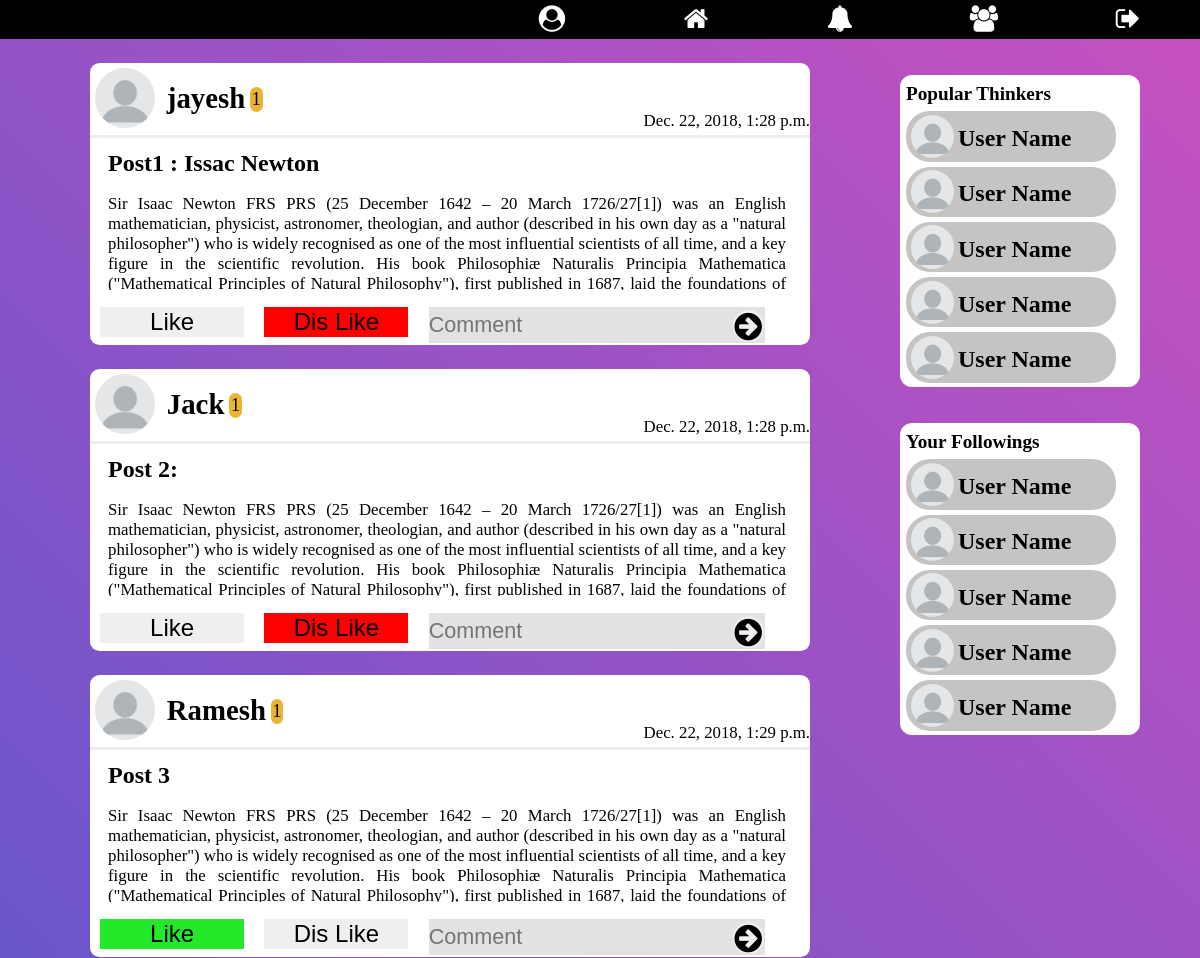
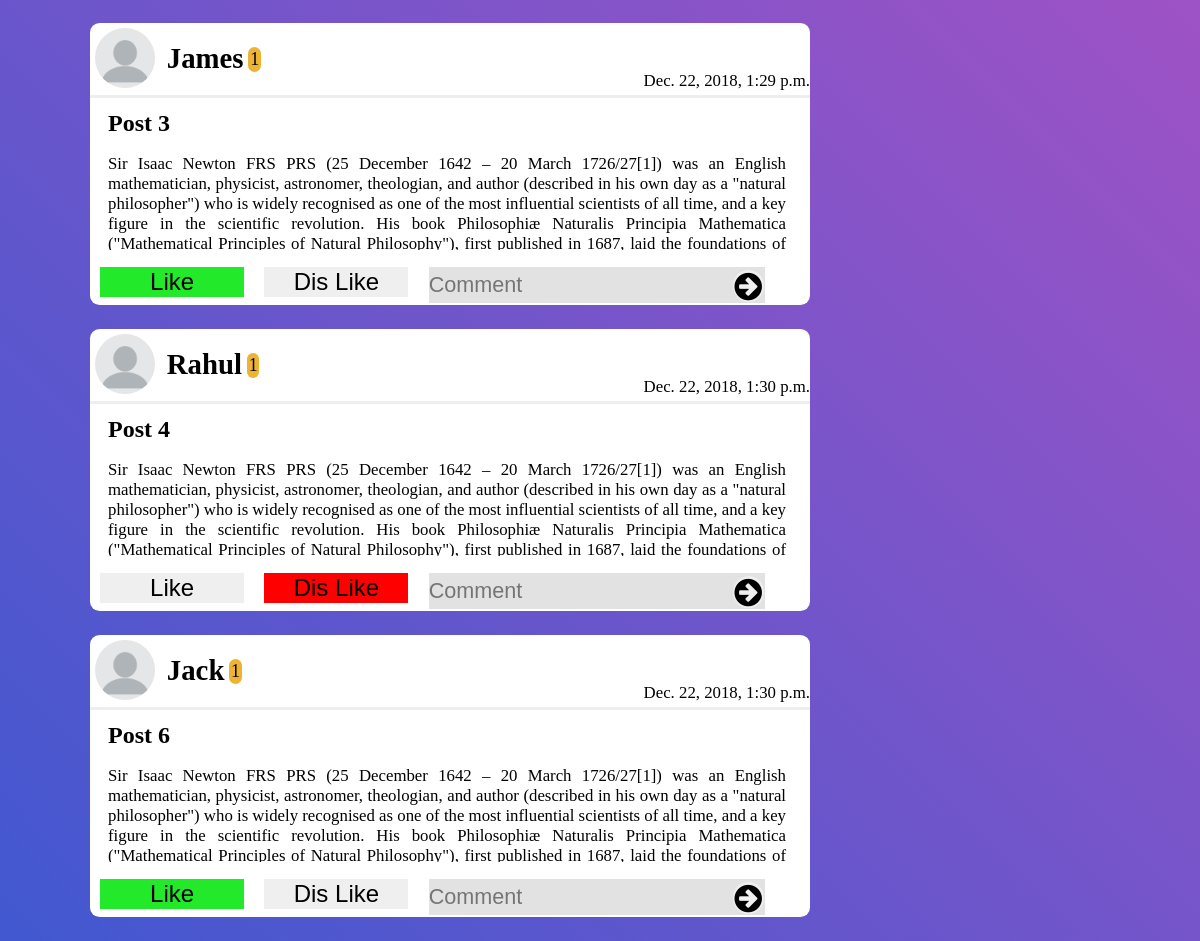
/ (signed in), run on the app's committed database (2 pictures, top to bottom).
### home/models.py (models this page shows, shortened)
class Posts(models.Model):
    title = models.CharField(max_length=250, blank=False)
    content = models.TextField(max_length=15000,
                               help_text="Write Your thought here...")
    creation_time = models.DateTimeField(auto_now_add=True, editable=False)
    likes = models.ManyToManyField(User, blank=True, related_name='likes')
    dis_likes = models.ManyToManyField(User, blank=True,
                                       related_name='dis_likes')
    image = models.ImageField(blank=True,
                              help_text="Use Image for Impowring your Thought")
    last_modified = models.DateTimeField(auto_now=True, editable=False)
    user_profile = models.ForeignKey(Profile, on_delete=models.CASCADE)
    trending_ratio = models.IntegerField(default=1)

### signup/models.py (models this page shows)
class Profile(models.Model):
    user = models.OneToOneField(User, on_delete=models.CASCADE)
    gender = models.CharField(max_length=10, blank=True)
    city = models.CharField(max_length=30, blank=True)
    date_of_birth = models.DateField(null=True, blank=True)
    level = models.IntegerField(default=1, editable=False)
    def __str__(self):
        return str(self.user)

### home/views.py (the view)
# urls.py: 2. Add a URL to urlpatterns:  path('', views.home, name='home')
def home(request):
    template = loader.get_template('home.html')
    all_posts = Posts.objects.all()
    context = {
        'all_posts': all_posts,
    }
    return HttpResponse(template.render(context, request))

### home/templates/home.html (shortened to what this page needs)
{% extends 'base.html' %}
{% block content %}
    {% load static %}
    <link rel="stylesheet" href="{% static 'home/stylehome.css' %}">
    {% if user.is_authenticated %}
    <div class="panel">
      <div class="posts-container">
        {% for post in all_posts %}
          <div class="posts" id="post-{{ post.id }}">
            <div class="post-header">
              <img src="{% static 'home/images/default-profile.png'%}" class="profile-pic" alt="" />
              <h3 class="user-name">{{ post.user_profile }}</h3><span class="level">{{ post.user_profile.level }}</span>
              <span class="date">{{ post.creation_time }}</span>
            </div>
            <h2 class="thought-title">{{ post.title }}</h2>
            <p class="content" id="{{ post.id }}" onclick="showWholeContent({{ post.id }})">
              {{ post.content }}
            </p>
            <div class="post-footer">
              {% include 'like_section.html' %}
              {% include 'dis_like_section.html' %}
              <form action="target" class="comment-form">
                <input type="text" name="comment" placeholder="Comment">
                <button type="submit" class="btn comment-submit">
                  <i class="fa fa-arrow-circle-right fa-lg"></i>
                </button>
              </form>
            </div>
          </div>
        {% endfor %}
      </div>
      <div class="following-container">
        <div class="following-box">
          <h3 class="box-header">Popular Thinkers</h3>
          <a href="#">
            <div class="following">
              <img src="{% static 'home/images/default-profile.png'%}" alt="" class="following-profile">
              <h3 class="user-name-profile">User Name</h3>
            </div>
          </a>
          <a href="#">
            <div class="following">
              <img src="{% static 'home/images/default-profile.png'%}" alt="" class="following-profile">
              <h3 class="user-name-profile">User Name</h3>
            </div>
          </a>
          <a href="#">
            <div class="following">
              <img src="{% static 'home/images/default-profile.png'%}" alt="" class="following-profile">
              <h3 class="user-name-profile">User Name</h3>
            </div>
          </a>
          <a href="#">
            <div class="following">
              <img src="{% static 'home/images/default-profile.png'%}" alt="" class="following-profile">
              <h3 class="user-name-profile">User Name</h3>
            </div>
          </a>
          <a href="#">
            <div class="following">
              <img src="{% static 'home/images/default-profile.png'%}" alt="" class="following-profile">
              <h3 class="user-name-profile">User Name</h3>
            </div>
          </a>
        </div>
        <div class="mathch-box">
          <h3 class="box-header">Your Followings</h3>
          <a href="#">
            <div class="following">
              <img src="{% static 'home/images/default-profile.png'%}" alt="" class="following-profile">
              <h3 class="user-name-profile">User Name</h3>
            </div>
          </a>
          <a href="#">
            <div class="following">
              <img src="{% static 'home/images/default-profile.png'%}" alt="" class="following-profile">
              <h3 class="user-name-profile">User Name</h3>
            </div>
          </a>
          <a href="#">
            <div class="following">
              <img src="{% static 'home/images/default-profile.png'%}" alt="" class="following-profile">
              <h3 class="user-name-profile">User Name</h3>
            </div>
          </a>
          <a href="#">
            <div class="following">
              <img src="{% static 'home/images/default-profile.png'%}" alt="" class="following-profile">
              <h3 class="user-name-profile">User Name</h3>
            </div>
          </a>
          <a href="#">
            <div class="following">
              <img src="{% static 'home/images/default-profile.png'%}" alt="" class="following-profile">
              <h3 class="user-name-profile">User Name</h3>
            </div>
          </a>
        </div>
      </div>
    </div>
    {% else %}
      <h2>You are not logged In. Click <a href="{% url 'login' %}">here</a> to login to Toob</h2>
    {% endif %}
{% endblock %}

### templates/base.html (shortened to what this page needs)
<!doctype html>
<html lang="en">
<head>
    {% load static %}
    <link rel="stylesheet" href="{% static 'basestyle.css'%}">
    <link rel="stylesheet" type="text/css" href="{% static 'toob/fonts/font-awesome-4.7.0/css/font-awesome.min.css' %}">
</head>
<body>
      <header>
        <ul class="mainMenu" id="menu">
          <a href="#"><li class="menuItem" id="profile"><span class="fa fa-user-circle"></span><span class="tooltiptext" id="profile-tooltip">Profile</span></li></a>
          <a href="{% url 'home' %}"><li class="menuItem" id="home"><span class="fa fa-home"></span><span class="tooltiptext" id="home-tooltip">Home</span></li></a>
          <a href="#"><li class="menuItem" id="bell"><span class="fa fa-bell"><span class="tooltiptext" id="bell-tooltip">Notification</span></li></a>
          <a href="#"><li class="menuItem" id="community"><span class="fa fa-users"><span class="tooltiptext" id="users-tooltip">Explore</span></li></a>
          <a href="{% url 'logout' %}"><li class="menuItem" id="logout"><span class="fa fa-sign-out"><span class="tooltiptext" id="sign-out-tooltip">Logout</span></li></a>
        </ul>
      </header>
    {% block content %}
    {% endblock %}
</body>
</html>

### templates/like_section.html (shortened to what this page needs)
<form id="like-form{{ post.id }}">
  <button type="submit" id="{{ post.id }}btn" name="like" value="{{ post.id }}" class="btn upvote">Like</button>
</form>

### templates/dis_like_section.html (shortened to what this page needs)
<form id="dis_like-form{{ post.id }}">
  <button type="submit" id="{{ post.id }}btn2" name="like" value="{{ post.id }}" class="btn upvote">Dis Like</button>
</form>

### static/basestyle.css (style rules this page uses)
body { margin: 0px; padding: 0px; background: linear-gradient(-135deg, #c850c0, #4158d0); }
header { height: auto; background-color: #000000; }
.mainMenu { display: flex; margin: 0px; padding: 0px; justify-content: flex-end; }
.menuItem { display: inline-block; width: 10vw; text-align: center; margin: 4px 1vw 4px 1vw; list-style-type: none; font-size: 2.2vw; color: #ffffff; }
#profile { align-self: flex-start }
a { text-decoration: none; color: inherit; width: inherit; height: inherit; }

### home/static/home/stylehome.css (style rules this page uses)
.panel { display: flex; justify-content: center; height: auto; }
.posts-container { flex: 3; }
.posts { margin-left: auto; margin-right: auto; margin-top: 2vw; margin-bottom: 2vw; width: 60vw; height: auto; background-color: #fff; border-radius: 0.8vw; }
.post-header { display: flex; justify-content: flex-start; border-bottom: inset; }
.profile-pic { margin: 0.4vw 0 0 0.4vw; border-radius: 50%; height: 5vw; width: 5vw; }
.user-name { margin: 1.6vw 0 0 1vw; padding: 0; font-size: 2.4vw; }
.level { background-color: rgb(236, 179, 53); border-radius: 2vw; padding: 0.15vw; margin-left: 0.4vw; height: 1.8vw; font-size: 1.5vw; text-align: center; position: relative; top : 2vw; }
.date { margin-top: 4vw; margin-left: auto; height: 2vw; font-size: 1.4vw; }
.thought-title { margin: 1vw 0 0 1.5vw; font-size: 2vw; }
.content { margin-left: 1.5vw; text-align: justify; padding-right: 2vw; font-size: 1.4vw; height: 8vw; overflow-y: hidden; }
.post-footer { width: inherit; height: 2.6vw; background-color: #fff; height: auto; display: flex; justify-content: space-around; border-radius: 2vw; padding-bottom: 0.2vw; }
.btn { border-style: none; height: inherit; width: 12vw; font-size: 2vw; }
.comment-form { display: inline; height: inherit; }
input[name="comment"] { border: none; background-color: rgb(227, 226, 226); height: 3vw; width: 28vw; padding: 0; font-size: 1.8vw; }
.comment-submit { padding: 0px; border-radius: 50%; width: 2.6vw; height: 2.6vw; position: relative; right: 3vw; top: 0.2vw; }
.following-container { flex: 1; }
.following-box { margin: 3vw 3vw 0 0; border-radius: 1vw; background-color: rgb(255, 255, 255); padding: 0.5vw; width: 19vw; height: 25vw; overflow-y:auto; border: none; }
.box-header { margin-top: 0.2vw; margin-bottom: 0.5vw; font-size: 1.6vw; }
.following { margin: 0.4vw 0 0.4vw 0; width: 17.5vw; height: 4.2vw; background-color: rgb(198, 196, 194); border-radius: 2vw; }
.following-profile { margin: 0.3vw 0 0 0.4vw; border-radius: 50%; width: 3.6vw; height: 3.6vw; }
.user-name-profile { display: inline-block; position: relative; bottom: 1vw; font-size: 2vw; }
.mathch-box { margin: 3vw 3vw 0 0; border-radius: 1vw; background-color: rgb(255, 255, 255); padding: 0.5vw; width: 19vw; height: 25vw; overflow-y:auto; border: none; }

### data on the page
Posts: user_profile "jayesh", user_profile.level "1", creation_time "Dec. 22, 2018, 1:28 p.m.", title "Post1 : Issac Newton", content "Sir Isaac Newton FRS PRS (25 December 1642 – 20 March 1726/27[1]) was an English mathematician, physicist, astronomer, theologian, and author (described in his own day as a \"natural philosopher\") who is widely recognised as one of the most influential scientists of all time, and a key figure in the scientific revolution. His book Philosophiæ Naturalis Principia Mathematica (\"Mathematical Principles of Natural Philosophy\"), first published in 1687, laid the foundations of…"
Posts: user_profile "Jack", user_profile.level "1", creation_time "Dec. 22, 2018, 1:28 p.m.", title "Post 2:", content "Sir Isaac Newton FRS PRS (25 December 1642 – 20 March 1726/27[1]) was an English mathematician, physicist, astronomer, theologian, and author (described in his own day as a \"natural philosopher\") who is widely recognised as one of the most influential scientists of all time, and a key figure in the scientific revolution. His book Philosophiæ Naturalis Principia Mathematica (\"Mathematical Principles of Natural Philosophy\"), first published in 1687, laid the foundations of…", {{ post.id }} 2 (drawn)
Posts: user_profile "Ramesh", user_profile.level "1", creation_time "Dec. 22, 2018, 1:29 p.m.", title "Post 3", content "Sir Isaac Newton FRS PRS (25 December 1642 – 20 March 1726/27[1]) was an English mathematician, physicist, astronomer, theologian, and author (described in his own day as a \"natural philosopher\") who is widely recognised as one of the most influential scientists of all time, and a key figure in the scientific revolution. His book Philosophiæ Naturalis Principia Mathematica (\"Mathematical Principles of Natural Philosophy\"), first published in 1687, laid the foundations of…", {{ post.id }} 3 (drawn)
Posts: user_profile "James", user_profile.level "1", creation_time "Dec. 22, 2018, 1:29 p.m.", title "Post 3", content "Sir Isaac Newton FRS PRS (25 December 1642 – 20 March 1726/27[1]) was an English mathematician, physicist, astronomer, theologian, and author (described in his own day as a \"natural philosopher\") who is widely recognised as one of the most influential scientists of all time, and a key figure in the scientific revolution. His book Philosophiæ Naturalis Principia Mathematica (\"Mathematical Principles of Natural Philosophy\"), first published in 1687, laid the foundations of…", {{ post.id }} 4 (drawn)
Posts: user_profile "Rahul", user_profile.level "1", creation_time "Dec. 22, 2018, 1:30 p.m.", title "Post 4", content "Sir Isaac Newton FRS PRS (25 December 1642 – 20 March 1726/27[1]) was an English mathematician, physicist, astronomer, theologian, and author (described in his own day as a \"natural philosopher\") who is widely recognised as one of the most influential scientists of all time, and a key figure in the scientific revolution. His book Philosophiæ Naturalis Principia Mathematica (\"Mathematical Principles of Natural Philosophy\"), first published in 1687, laid the foundations of…", {{ post.id }} 5 (drawn)
Posts: user_profile "Jack", user_profile.level "1", creation_time "Dec. 22, 2018, 1:30 p.m.", title "Post 6", content "Sir Isaac Newton FRS PRS (25 December 1642 – 20 March 1726/27[1]) was an English mathematician, physicist, astronomer, theologian, and author (described in his own day as a \"natural philosopher\") who is widely recognised as one of the most influential scientists of all time, and a key figure in the scientific revolution. His book Philosophiæ Naturalis Principia Mathematica (\"Mathematical Principles of Natural Philosophy\"), first published in 1687, laid the foundations of…", {{ post.id }} 6 (drawn)
